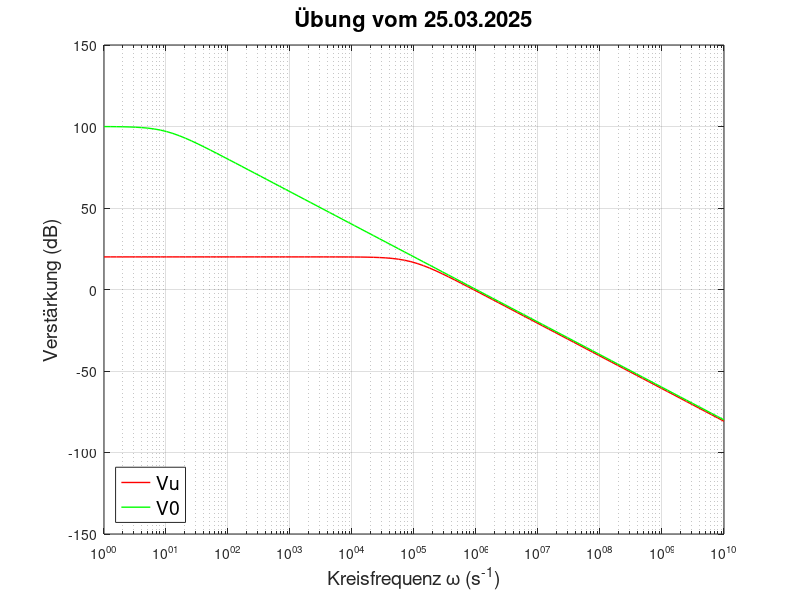

This chart was generated by the following MATLAB code:
% Konstanten
V_max = 1e5;
Z1 = 1e3;
Z2 = 1e4;
ke = - Z2 ./ (Z1+Z2); % Eingangs-Kenngröße
kr = - Z1 ./ (Z1+Z2); % Ausgangs-Kenngröße
omega_g = 10;
omega = logspace (0, 10, 100);

% Formeln

  % V0
  V0 = - V_max ./ (1 - j*(omega ./ omega_g));

  % in dB
  dB_V0 = 20 .* log10(V0); % Umwandlung in dB

  % Übertragungsfunktoon
  %Vu = -(ke ./ kr)*(1 ./ (1-(1 ./ V0 * kr))); % Detaillierter aufgeschrieben
  Vu = (V0*ke) ./ (1-(V0*kr)); % Einfache Form

  % in dB
  dB_Vu = 20 * log10(Vu); % Umwandlung in dB

% Plots
semilogx(omega, dB_Vu, 'r', 'LineWidth', 1); % Rote Linie, dickere Darstellung
hold on;
semilogx(omega, dB_V0, 'g', 'LineWidth', 1); % Grüne Linie, dickere Darstellung
grid on;

% Diagramm- und Achsenbezeichnung
title('Übung vom 25.03.2025', 'FontSize', 16);
legend('Vu','V0', 'location', 'SouthWest', 'FontSize', 14);
xlabel('Kreisfrequenz \omega (s^{-1})', 'FontSize', 14);
ylabel('Verstärkung (dB)', 'FontSize', 14);
ylim([-150,150]);


